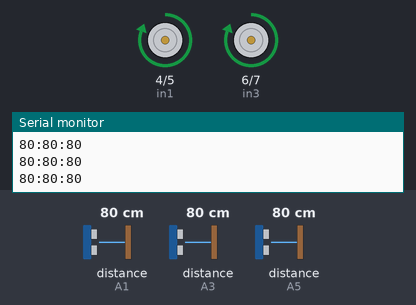
This sketch was run on a simulated Arduino Uno, built with avr-gcc and run on an emulated ATmega328P. On the bench: motor-driver pin pairs drawn as motors (green arrow = first pin HIGH = forward, orange = second pin HIGH = backward, longer = more drive, scaled by the enable pin), the last lines printed to the serial monitor. Wiring (inferred from the names in the program): 3 × ultrasonic range finder: trigger A0, echo A1 / trigger A2, echo A3 / trigger A4, echo A5. Inputs (shaded band) come from the test bench; at power-on: distance to the obstacle (sensors on A1, A3, A5) 80 cm. The echo pulse lasts 58.3 µs per cm.

Above: at 1.2 s.
1.3 s: distance to the obstacle (sensor on A1) set to 18 cm
2.8 s: distance to the obstacle (sensor on A1) set to 15 cm
At 3.6 s:
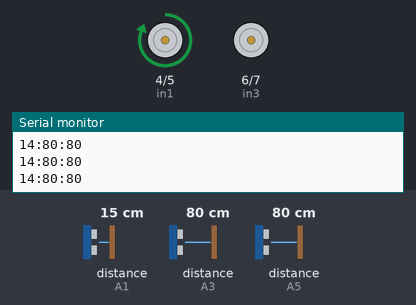
4.3 s: distance to the obstacle (sensor on A1) set to 35 cm
At 5.5 s:
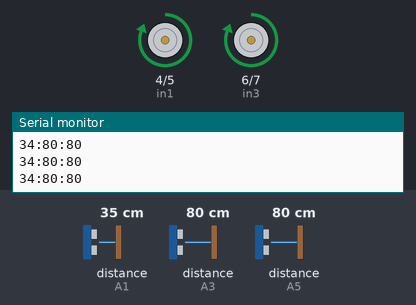
5.8 s: distance to the obstacle (sensor on A3) set to 19 cm
7.3 s: distance to the obstacle (sensor on A3) set to 15 cm
At 8.3 s:
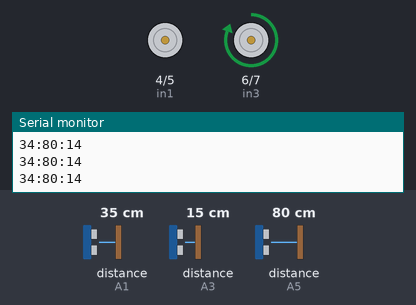
Timing chart, 0 to 10.3 s (numbered marks = the images above; inputs shaded):
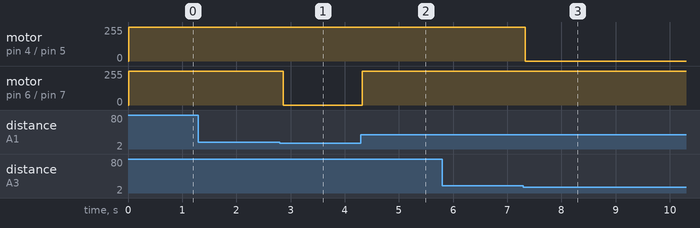

The sketch:

maze.ino
```cpp
/*this code created by Mostafa salah zaghloul for سمينا بنفسك Team
 *first trial at 9:55 pm on fri 2/10/2015
 *secound trial at 00:30 am on 5/10/2015
 *third trial at 11pm on 8/10/2015
 *
 *
 */
//motor A
#define en1 9
#define in1 4
#define in2 5
//motor b
#define en2 3
#define in3 6
#define in4 7

int front_trig = A4;
int front_echo = A5;

int left_trig = A2;
int left_echo = A3;

int right_trig = A0;
int right_echo = A1;


//distance,time
long front_time, front_dis, right_time, right_dis, left_time, left_dis;

void setup() {
  pinMode(front_trig, OUTPUT);
  pinMode(front_echo, INPUT);

  pinMode(left_trig, OUTPUT);
  pinMode(left_echo, INPUT);

  pinMode(right_trig, OUTPUT);
  pinMode(right_echo, INPUT);
  pinMode(in1, OUTPUT);
  pinMode(in2, OUTPUT);
  pinMode(in3, OUTPUT);
  pinMode(in4, OUTPUT);
  pinMode(en1, OUTPUT);
  pinMode(en2, OUTPUT);
  Serial.begin(9600);
}

void loop() {
  digitalWrite(front_trig, LOW);
  delayMicroseconds(2);
  digitalWrite(front_trig, HIGH);
  delayMicroseconds(5);
  digitalWrite(front_trig, LOW);
  front_time = pulseIn(front_echo, HIGH);
  front_dis = front_time/ 29 / 2;

  digitalWrite(left_trig, LOW);
  delayMicroseconds(2);
  digitalWrite(left_trig, HIGH);
  delayMicroseconds(5);
  digitalWrite(left_trig, LOW);
  left_time= pulseIn(left_echo, HIGH);
  left_dis= left_time / 29 / 2;

  digitalWrite(right_trig, LOW);
  delayMicroseconds(2);
  digitalWrite(right_trig, HIGH);
  delayMicroseconds(5);
  digitalWrite(right_trig, LOW);
  right_time = pulseIn(right_echo, HIGH);
  right_dis = right_time / 29 / 2;
  Serial.print(right_dis);
  Serial.print(":");
  Serial.print(front_dis);
  Serial.print(":");
  Serial.println(left_dis);


/*  if (right_dis <= 6&& left_dis <= 6&& front_dis>5){
   forward();
  }
  else if(right_dis > 6&&left_dis <= 6&& front_dis>5){
    right();

  }else if (left_dis >6&&right_dis <= 6&& front_dis>5){
    left();
   }*/


if(right_dis <= 15)
  { left();
  }
  else if(left_dis <=15)

    {right();

   }
   else if (front_dis<=15)
   {back();
   }else {
    forward();
    }
   delay(100);
}
void right() {
  analogWrite(en1,255);
  analogWrite(en2,255);
  digitalWrite(in1, LOW);
  digitalWrite(in2, LOW);
  digitalWrite(in3, HIGH);
  digitalWrite(in4, LOW);
}
void Stop () {
  analogWrite(en1, 0);
  analogWrite(en2, 0);
  digitalWrite(in1, LOW);
  digitalWrite(in2, LOW);
  digitalWrite(in3, LOW);
  digitalWrite(in4, LOW);
}
void left() {
  analogWrite(en1, 255);
  analogWrite(en2, 255);
  digitalWrite(in1, HIGH);
  digitalWrite(in2, LOW);
  digitalWrite(in3, LOW);
  digitalWrite(in4, LOW);
}
void forward() {
  analogWrite(en1, 255);
  analogWrite(en2, 255);
  digitalWrite(in1, HIGH);
  digitalWrite(in2, LOW);
  digitalWrite(in3, HIGH);
  digitalWrite(in4, LOW);
}
void back(){

   analogWrite(en1, 255);
  analogWrite(en2, 255);
  digitalWrite(in1, LOW);
  digitalWrite(in2,HIGH);
  digitalWrite(in3, LOW);
  digitalWrite(in4, HIGH);
}
```

Measured:
- the behaviour switches between 17 and 16 cm on distance to the obstacle (sensor on A1) (found by bisection; images 0 and 1)
- the behaviour switches between 17 and 16 cm on distance to the obstacle (sensor on A3) (found by bisection; images 2 and 3)
- after the input at 2.8 s, motor on pin 6 (in3) / pin 7 (in4): forward 255/255 → stopped after 0.06 s
- after the input at 4.3 s, motor on pin 6 (in3) / pin 7 (in4): stopped → forward 255/255 at once
- after the input at 7.3 s, motor on pin 4 (in1) / pin 5 (in2): forward 255/255 → stopped at once
